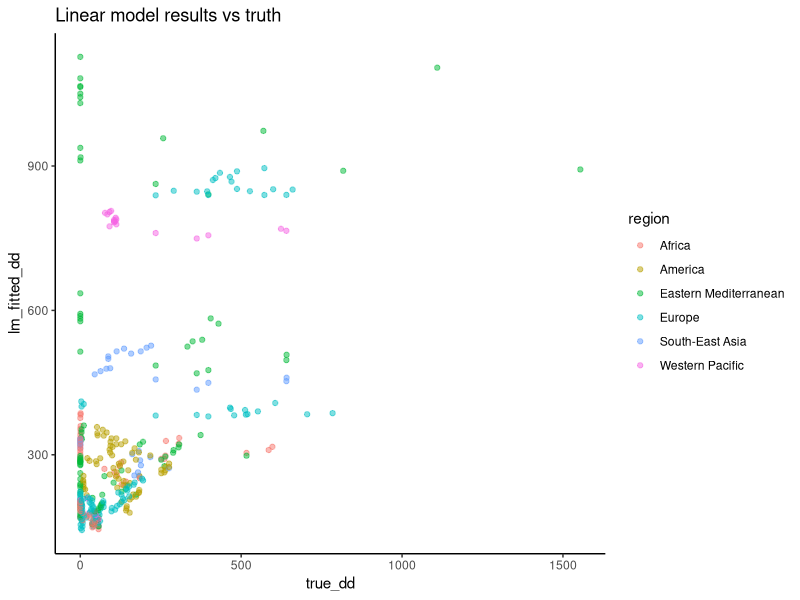
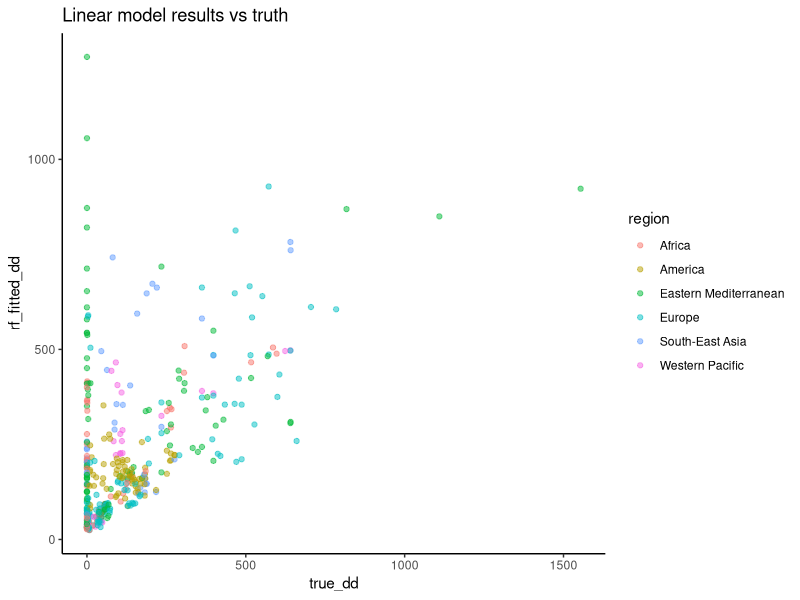

Reproduce these figures in R, in order.
## ---- chunk 1
library(tidyverse)
model_results <- read_csv("../../data/results/model_results.csv")
## ---- chunk 2
model_results %>%
  ggplot(aes(x = true_dd, y = lm_fitted_dd, col = region)) +
  geom_point(alpha = 0.5) +
  theme_classic() +
  ggtitle("Linear model results vs truth")
model_results %>%
  ggplot(aes(x = true_dd, y = rf_fitted_dd, col = region)) +
  geom_point(alpha = 0.5) +
  theme_classic() +
  ggtitle("Linear model results vs truth")
